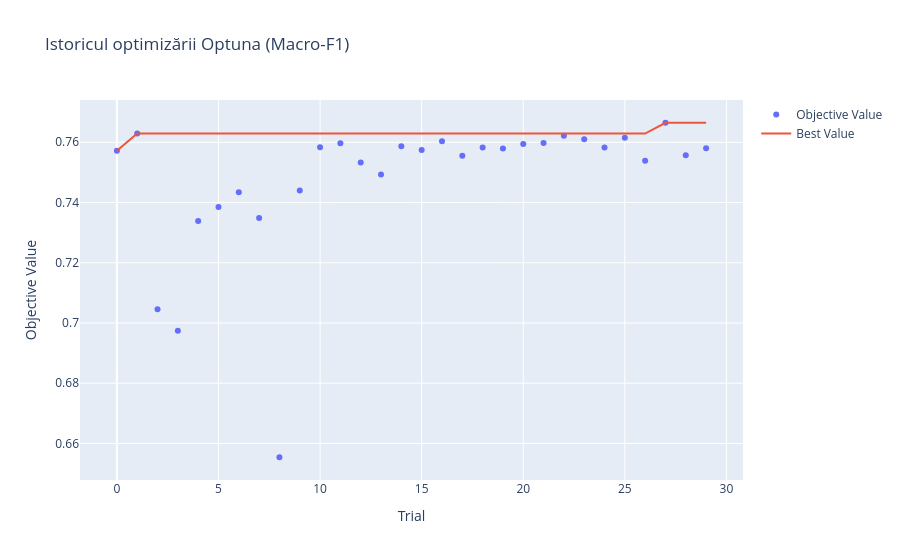
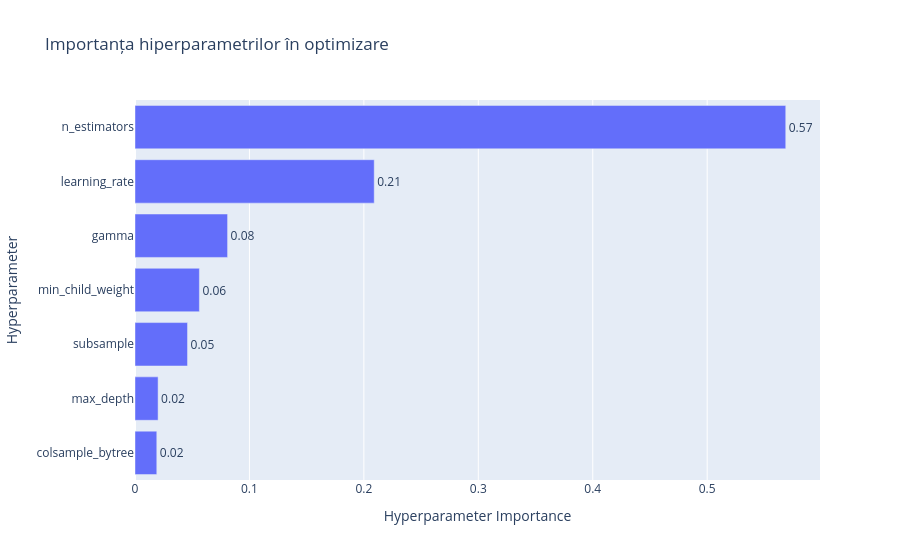

The notebook cell saved with these charts, in order:
### Markdown cell above
### Vizualizarea procesului de optimizare și salvarea studiului

Generăm graficele pentru istoricul optimizării și importanța hiperparametrilor, salvând totodată studiul Optuna pe disc.

### Code cell
import joblib
from optuna.visualization import plot_optimization_history, plot_param_importances

# 1. Generăm graficele interactive Plotly pentru Optuna
fig_hist = plot_optimization_history(study)
fig_hist.update_layout(title="Istoricul optimizării Optuna (Macro-F1)")
fig_hist.show()

fig_imp = plot_param_importances(study)
fig_imp.update_layout(title="Importanța hiperparametrilor în optimizare")
fig_imp.show()

# 2. Salvăm studiul pe disc (pașii intermediari)
joblib.dump(study, "optuna_ames_study.pkl")
print("Studiul Optuna a fost salvat cu succes în fișierul 'optuna_ames_study.pkl'.")

### Figure 1 — Plotly figure (JSON) as saved in the notebook; plotly's stock layout.template omitted (floating-point values rounded to 4 significant figures)
{"data": [{"mode": "markers", "name": "Objective Value", "type": "scatter", "x": [0, 1, 2, 3, 4, 5, 6, 7, 8, 9, 10, 11, 12, 13, 14, 15, 16, 17, 18, 19, 20, 21, 22, 23, 24, 25, 26, 27, 28, 29], "y": [0.7572, 0.7629, 0.7046, 0.6974, 0.7338, 0.7386, 0.7434, 0.7348, 0.6554, 0.744, 0.7584, 0.7597, 0.7533, 0.7493, 0.7587, 0.7575, 0.7603, 0.7555, 0.7583, 0.7579, 0.7595, 0.7598, 0.7622, 0.761, 0.7583, 0.7615, 0.7539, 0.7665, 0.7557, 0.758]}, {"mode": "lines", "name": "Best Value", "type": "scatter", "x": [0, 1, 2, 3, 4, 5, 6, 7, 8, 9, 10, 11, 12, 13, 14, 15, 16, 17, 18, 19, 20, 21, 22, 23, 24, 25, 26, 27, 28, 29], "y": [0.7572, 0.7629, 0.7629, 0.7629, 0.7629, 0.7629, 0.7629, 0.7629, 0.7629, 0.7629, 0.7629, 0.7629, 0.7629, 0.7629, 0.7629, 0.7629, 0.7629, 0.7629, 0.7629, 0.7629, 0.7629, 0.7629, 0.7629, 0.7629, 0.7629, 0.7629, 0.7629, 0.7665, 0.7665, 0.7665]}, {"marker": {"color": "#cccccc"}, "mode": "markers", "name": "Infeasible Trial", "showlegend": false, "type": "scatter", "x": [], "y": []}], "layout": {"title": {"text": "Istoricul optimizării Optuna (Macro-F1)"}, "xaxis": {"title": {"text": "Trial"}}, "yaxis": {"title": {"text": "Objective Value"}}}}

### Figure 2 — Plotly figure (JSON) as saved in the notebook; plotly's stock layout.template omitted (floating-point values rounded to 4 significant figures)
{"data": [{"cliponaxis": false, "hovertemplate": ["colsample_bytree (FloatDistribution): 0.019036926870126137<extra></extra>", "max_depth (IntDistribution): 0.02018225946476288<extra></extra>", "subsample (FloatDistribution): 0.04590323039495338<extra></extra>", "min_child_weight (IntDistribution): 0.056264601849392554<extra></extra>", "gamma (FloatDistribution): 0.08090493716155799<extra></extra>", "learning_rate (FloatDistribution): 0.20905331177553038<extra></extra>", "n_estimators (IntDistribution): 0.5686547324836767<extra></extra>"], "name": "Objective Value", "orientation": "h", "text": ["0.02", "0.02", "0.05", "0.06", "0.08", "0.21", "0.57"], "textposition": "outside", "type": "bar", "x": [0.01904, 0.02018, 0.0459, 0.05626, 0.0809, 0.2091, 0.5687], "y": ["colsample_bytree", "max_depth", "subsample", "min_child_weight", "gamma", "learning_rate", "n_estimators"]}], "layout": {"title": {"text": "Importanța hiperparametrilor în optimizare"}, "xaxis": {"title": {"text": "Hyperparameter Importance"}}, "yaxis": {"title": {"text": "Hyperparameter"}}}}
